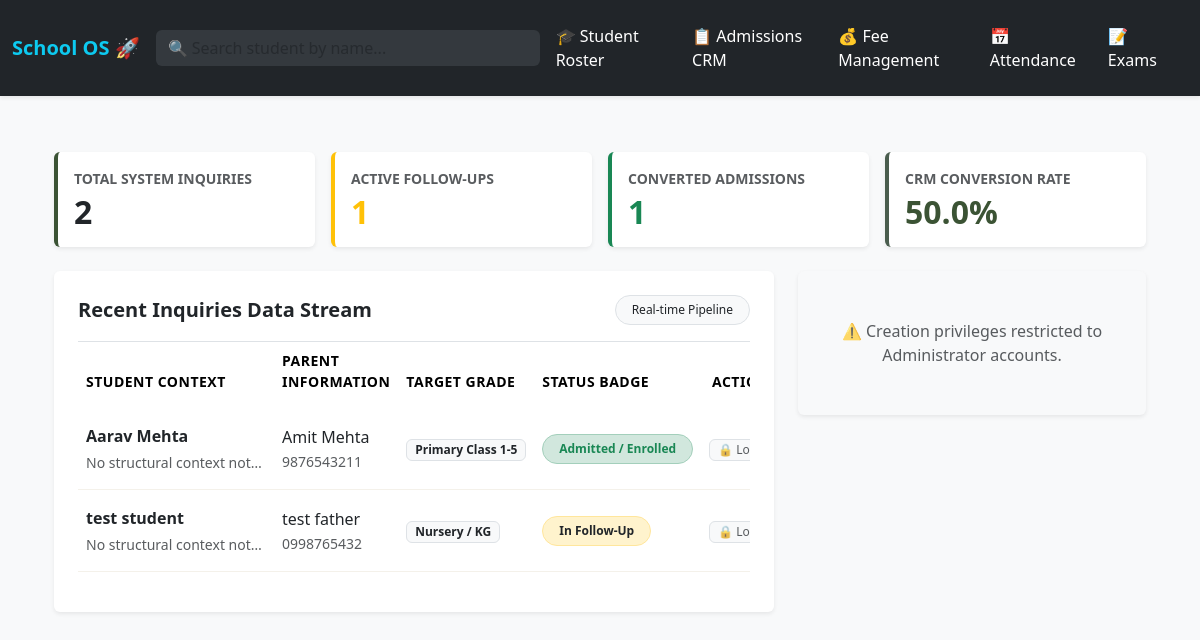
/admissions/, run on the app's committed database.
### app/models.py (models this page shows, shortened)
class Inquiry(db.Model):
    __tablename__ = 'inquiries'
    id = db.Column(db.Integer, primary_key=True)
    student_name = db.Column(db.String(100), nullable=False)
    parent_name = db.Column(db.String(100), nullable=False)
    phone = db.Column(db.String(20), nullable=False)
    email = db.Column(db.String(120), nullable=True)
    target_class = db.Column(db.String(50), nullable=False)
    status = db.Column(db.String(20), default='Inquiry')
    notes = db.Column(db.Text, nullable=True)
    created_at = db.Column(db.DateTime, default=datetime.utcnow)
    updated_at = db.Column(db.DateTime, default=datetime.utcnow, onupdate=datetime.utcnow)

### app/modules/admissions.py (the view)
@admissions_bp.route('/')
def dashboard():
    total_inquiries = Inquiry.query.count()
    active_followups = Inquiry.query.filter_by(status='Follow-up').count()
    converted = Inquiry.query.filter_by(status='Converted').count()
    conversion_rate = (converted / total_inquiries * 100) if total_inquiries > 0 else 0
    all_inquiries = Inquiry.query.order_by(Inquiry.created_at.desc()).all()
    return render_template(
        'admissions/dashboard.html',
        total=total_inquiries,
        followups=active_followups,
        converted=converted,
        rate=round(conversion_rate, 1),
        inquiries=all_inquiries
    )

### app/templates/admissions/dashboard.html (shortened to what this page needs)
{% extends "base.html" %}
{% block content %}
<div class="container-fluid py-2">
    <div class="row g-3 mb-4">
        <div class="col-md-3">
            <div class="card p-3 border-0 shadow-sm" style="border-left: 4px solid #3B5334 !important;">
                <span class="text-muted small fw-bold text-uppercase tracking-wider">Total System Inquiries</span>
                <h2 class="fw-bold mt-1 mb-0 text-dark">{{ total }}</h2>
            </div>
        </div>
        <div class="col-md-3">
            <div class="card p-3 border-0 shadow-sm" style="border-left: 4px solid #ffc107 !important;">
                <span class="text-muted small fw-bold text-uppercase tracking-wider">Active Follow-ups</span>
                <h2 class="fw-bold mt-1 mb-0 text-warning">{{ followups }}</h2>
            </div>
        </div>
        <div class="col-md-3">
            <div class="card p-3 border-0 shadow-sm" style="border-left: 4px solid #198754 !important;">
                <span class="text-muted small fw-bold text-uppercase tracking-wider">Converted Admissions</span>
                <h2 class="fw-bold mt-1 mb-0 text-success">{{ converted }}</h2>
            </div>
        </div>
        <div class="col-md-3">
            <div class="card p-3 border-0 shadow-sm" style="border-left: 4px solid #4A5D4E !important;">
                <span class="text-muted small fw-bold text-uppercase tracking-wider">CRM Conversion Rate</span>
                <h2 class="fw-bold mt-1 mb-0" style="color: #3B5334;">{{ rate }}%</h2>
            </div>
        </div>
    </div>
    <div class="row g-4">
        <div class="col-lg-8">
            <div class="card p-4 border-0 shadow-sm">
                <div class="d-flex justify-content-between align-items-center mb-3">
                    <h5 class="fw-bold mb-0 text-dark">Recent Inquiries Data Stream</h5>
                    <span class="badge rounded-pill px-3 py-2 bg-light text-dark border fw-medium">Real-time Pipeline</span>
                </div>
                <div class="table-responsive">
                    <table class="table align-middle table-borderless border-top pt-2">
                        <thead>
                            <tr class="text-muted small text-uppercase fw-semibold" style="letter-spacing: 0.5px;">
                                <th class="pb-3">Student Context</th>
                                <th class="pb-3">Parent Information</th>
                                <th class="pb-3">Target Grade</th>
                                <th class="pb-3">Status Badge</th>
                                <th class="pb-3 text-end">Action Interface</th>
                            </tr>
                        </thead>
                        <tbody>
                            {% for inquiry in inquiries %}
                            <tr class="border-bottom" style="border-color: #F4F1EA !important;">
                                <td class="py-3">
                                    <div class="fw-semibold text-dark">{{ inquiry.student_name }}</div>
                                    <small class="text-muted d-block mt-1" style="max-width: 180px; text-overflow: ellipsis; overflow: hidden; white-space: nowrap;">
                                        {{ inquiry.notes if inquiry.notes else 'No structural context notes.' }}
                                    </small>
                                </td>
                                <td class="py-3">
                                    <div class="text-dark">{{ inquiry.parent_name }}</div>
                                    <small class="text-muted">{{ inquiry.phone }}</small>
                                </td>
                                <td class="py-3">
                                    <span class="badge px-2.5 py-1.5 font-medium border text-dark bg-light">{{ inquiry.target_class }}</span>
                                </td>
                                <td class="py-3">
                                    {% if inquiry.status == 'Inquiry' %}
                                        <span class="badge px-3 py-2 text-dark bg-info-subtle border border-info-subtle rounded-pill">New Inquiry</span>
                                    {% elif inquiry.status == 'Follow-up' %}
                                        <span class="badge px-3 py-2 text-dark bg-warning-subtle border border-warning-subtle rounded-pill">In Follow-Up</span>
                                    {% elif inquiry.status == 'Converted' %}
                                        <span class="badge px-3 py-2 text-success bg-success-subtle border border-success-subtle rounded-pill">Admitted / Enrolled</span>
                                    {% elif inquiry.status == 'Closed' %}
                                        <span class="badge px-3 py-2 text-muted bg-secondary-subtle border border-secondary-subtle rounded-pill">Closed Drop</span>
                                    {% endif %}
                                </td>
                               <td class="py-3 text-end">
    {% if current_user.role == 'Admin' %}
        <div class="dropdown">
            <button class="btn btn-sm btn-light border dropdown-toggle px-3 text-xs fw-medium" type="button" data-bs-toggle="dropdown">
                Manage Status
            </button>
            <ul class="dropdown-menu dropdown-menu-end shadow border-0">
                <li>
                    <form action="{{ url_for('admissions.update_status', inquiry_id=inquiry.id, new_status='Inquiry') }}" method="POST">
                        <button type="submit" class="dropdown-item py-2 text-xs">📋 Mark as Inquiry</button>
                    </form>
                </li>
                <li>
                    <form action="{{ url_for('admissions.update_status', inquiry_id=inquiry.id, new_status='Follow-up') }}" method="POST">
                        <button type="submit" class="dropdown-item py-2 text-xs">📞 Mark as Follow-up</button>
                    </form>
                </li>
                <li>
                    <form action="{{ url_for('admissions.update_status', inquiry_id=inquiry.id, new_status='Converted') }}" method="POST">
                        <button type="submit" class="dropdown-item py-2 text-xs text-success fw-bold">✨ Converted</button>
                    </form>
                </li>
                <li><hr class="dropdown-divider"></li>
                <li>
                    <form action="{{ url_for('admissions.update_status', inquiry_id=inquiry.id, new_status='Closed') }}" method="POST">
                        <button type="submit" class="dropdown-item py-2 text-danger text-xs">❌ Drop / Close Lead</button>
                    </form>
                </li>
            </ul>
        </div>
    {% else %}
        <span class="badge bg-light text-muted text-xs py-1 px-2 border fw-normal">
            🔒 Locked (Read-Only)
        </span>
    {% endif %}
</td>
                                    </div>
                            {% endfor %}
                </div>
            </div>
        </div>
        <div class="col-lg-4">
            {% if current_user.role == 'Admin' %}
            <div class="card p-4 border-0 shadow-sm" style="background-color: #FFFFFF;">
                <h5 class="fw-bold mb-1 text-dark">Log Parent Context Lead</h5>
                <p class="text-muted small mb-4">Input direct initial inquiry metrics to feed tracking summaries.</p>
                <form action="{{ url_for('admissions.add_inquiry') }}" method="POST">
                    <div class="mb-3">
                        <label class="form-label small fw-semibold text-dark">Target Student Name <span class="text-danger">*</span></label>
                        <input type="text" name="student_name" class="form-control" style="background-color: #F7F5F0; border: 1px solid #EBE7DF;" placeholder="e.g. Rahul Sharma" required>
                    </div>
                    <div class="mb-3">
                        <label class="form-label small fw-semibold text-dark">Parent / Guardian Name <span class="text-danger">*</span></label>
                        <input type="text" name="parent_name" class="form-control" style="background-color: #F7F5F0; border: 1px solid #EBE7DF;" placeholder="e.g. Amit Sharma" required>
                    </div>
                    <div class="mb-3">
                        <label class="form-label small fw-semibold text-dark">Primary Contact Mobile <span class="text-danger">*</span></label>
                        <input type="tel" name="phone" class="form-control" style="background-color: #F7F5F0; border: 1px solid #EBE7DF;" placeholder="e.g. +91 98765 43210" required>
                    </div>
                    <div class="mb-3">
                        <label class="form-label small fw-semibold text-dark">Parent Email ID</label>
                        <input type="email" name="email" class="form-control" style="background-color: #F7F5F0; border: 1px solid #EBE7DF;" placeholder="name@domain.com">
                    </div>
                    <div class="mb-3">
                        <label class="form-label small fw-semibold text-dark">Seeking Admission Target Class <span class="text-danger">*</span></label>
                        <select name="target_class" class="form-select" style="background-color: #F7F5F0; border: 1px solid #EBE7DF;" required>
                            <option value="" selected disabled>Select Grade Target</option>
                            <option value="Nursery / KG">Nursery / KG</option>
                            <option value="Primary Class 1-5">Primary Class 1-5</option>
                            <option value="Middle School Class 6-8">Middle School Class 6-8</option>
                            <option value="High School Class 9-10">High School Class 9-10</option>
                            <option value="Senior Secondary 11-12">Senior Secondary 11-12</option>
                        </select>
                    </div>
                    <div class="mb-3">
                        <label class="form-label small fw-semibold text-dark">Context Stream Conversation Notes</label>
                        <textarea name="notes" class="form-control" style="background-color: #F7F5F0; border: 1px solid #EBE7DF;" rows="3" placeholder="Inquired about fee installments, bus tracking routing details..."></textarea>
                    </div>
                    <button type="submit" class="btn btn-olive w-100 py-2.5 shadow-sm mt-2">Commit Record To System Pipeline</button>
                </form>
</div>
{% else %}
    <div class="card p-4 border-0 shadow-sm bg-light text-center text-muted mb-4">
        <p class="mb-0 py-4 text-xs fw-medium">
            ⚠️ Creation privileges restricted to Administrator accounts.
        </p>
    </div>
{% endif %}
</div>
</div>
{% endblock %}

### data on the page
Inquiry: student_name "Aarav Mehta", notes "No structural context not…", parent_name "Amit Mehta", phone "9876543211", target_class "Primary Class 1-5", status "Admitted / Enrolled"
Inquiry: student_name "test student", notes "No structural context not…", parent_name "test father", phone "0998765432", target_class "Nursery / KG", status "In Follow-Up"

### other printed values
{{ total }} "2"
{{ followups }} "1"
{{ converted }} "1"
{{ rate }} "50.0"
